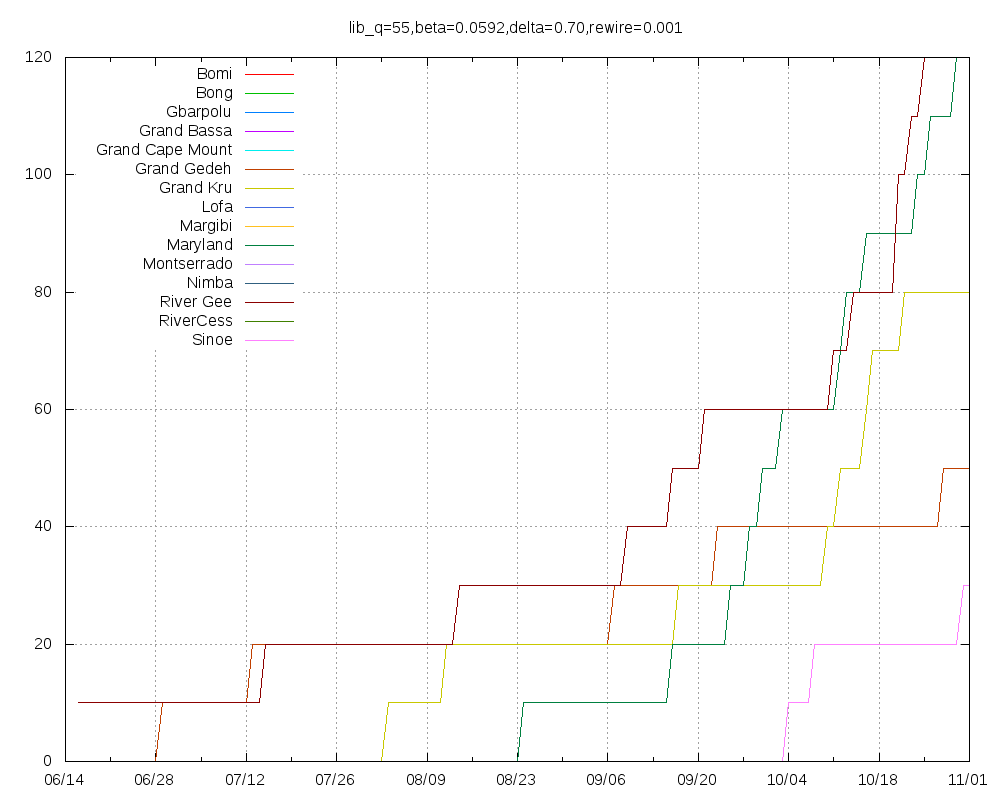

Write the gnuplot code that produced this figure.
set title "lib_q=55,beta=0.0592,delta=0.70,rewire=0.001"
set key top left
set grid
set xdata time
set timefmt "%Y-%m-%d"
set terminal png size 1000,800
set output "lib_q=55,beta=0.0592,delta=0.70,rewire=0.001.png"
plot "Bomi.tab" using 1:2 title "Bomi" with lines,"Bong.tab" using 1:2 title "Bong" with lines,"Gbarpolu.tab" using 1:2 title "Gbarpolu" with lines,"Grand_Bassa.tab" using 1:2 title "Grand Bassa" with lines,"Grand_Cape_Mount.tab" using 1:2 title "Grand Cape Mount" with lines,"Grand_Gedeh.tab" using 1:2 title "Grand Gedeh" with lines,"Grand_Kru.tab" using 1:2 title "Grand Kru" with lines,"Lofa.tab" using 1:2 title "Lofa" with lines,"Margibi.tab" using 1:2 title "Margibi" with lines,"Maryland.tab" using 1:2 title "Maryland" with lines,"Montserrado.tab" using 1:2 title "Montserrado" with lines,"Nimba.tab" using 1:2 title "Nimba" with lines,"River_Gee.tab" using 1:2 title "River Gee" with lines,"RiverCess.tab" using 1:2 title "RiverCess" with lines,"Sinoe.tab" using 1:2 title "Sinoe" with lines
